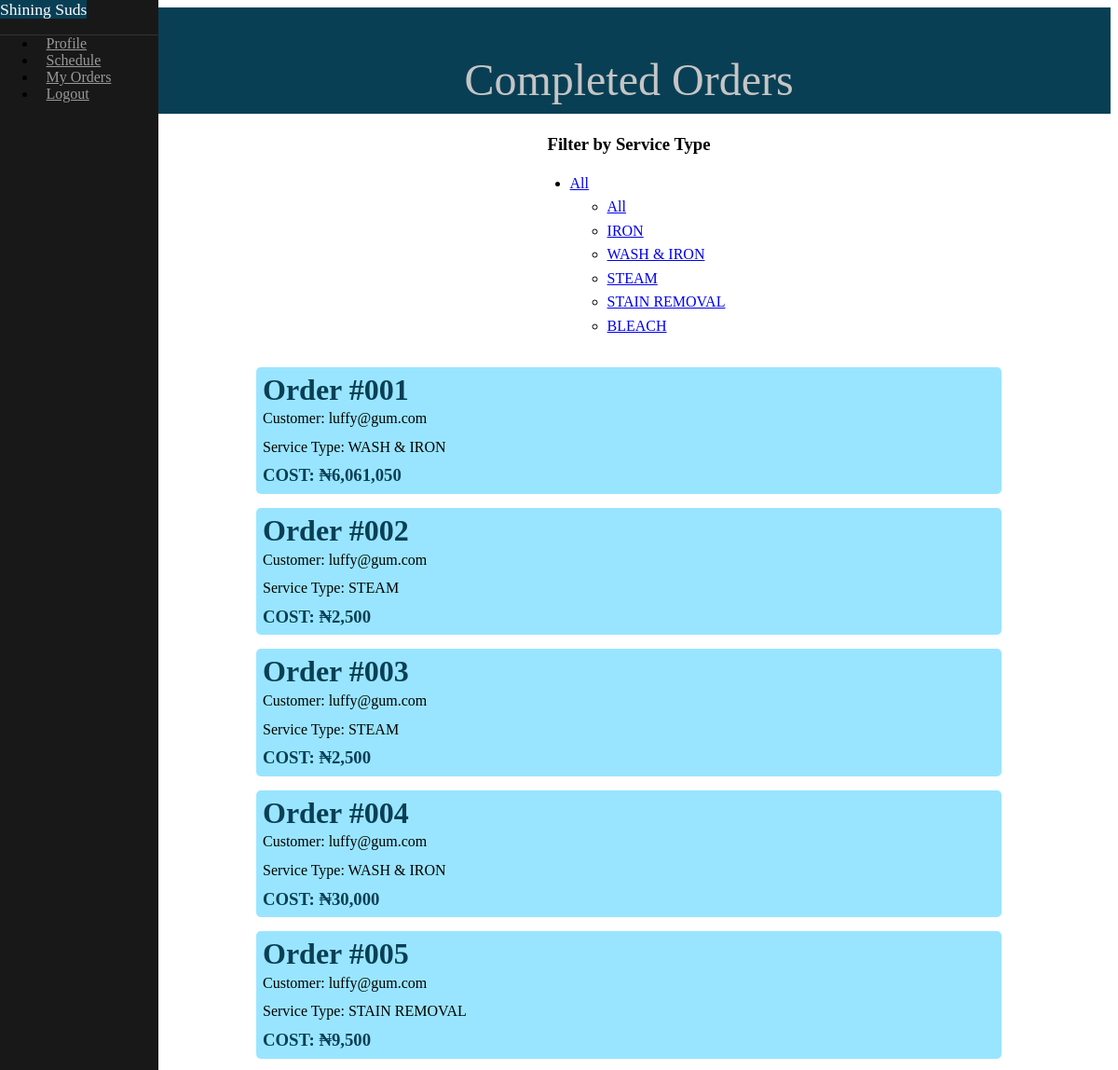
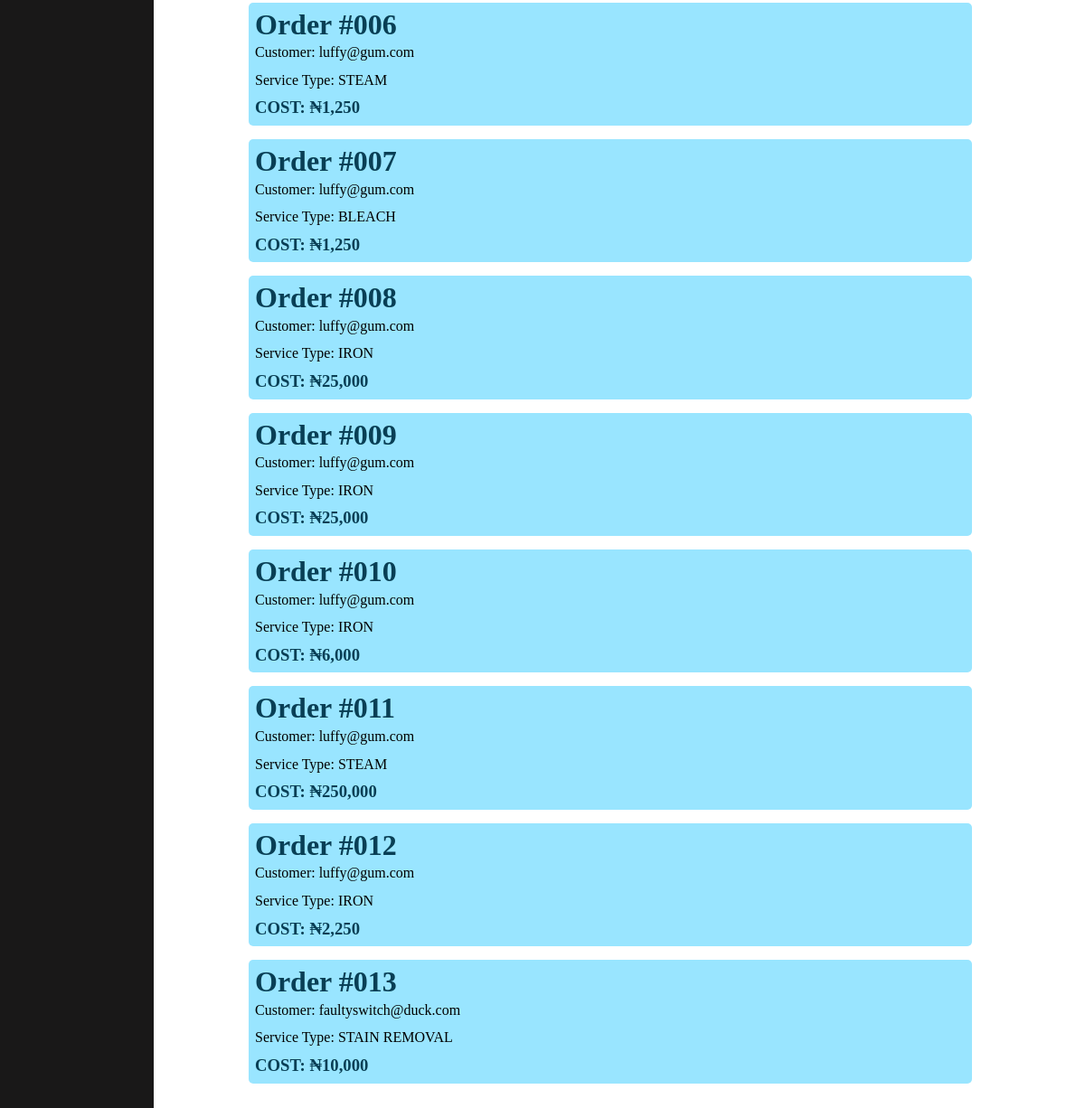
The app's page /admin/completed (signed in) with its own data (2 pictures, top to bottom).
### laundry/models.py (models this page shows, shortened)
class Order(db.Model):
    __tablename__ = 'orders'
    id = db.Column(db.Integer, primary_key=True, index=True)
    amount = db.Column(db.Integer, nullable=False)
    clothes_count = db.Column(db.Integer, nullable=False)
    status = db.Column(db.BOOLEAN, default=False)
    service_type = db.Column(db.String, default='WASH & IRON')
    message = db.Column(db.Integer, nullable=True)
    created = db.Column(db.DateTime, default=datetime.datetime.now())
    pickup_date = db.Column(db.DateTime, nullable=False)
    delivery_date = db.Column(db.DateTime, nullable=False)
    pickup_addr = db.Column(db.String, nullable=False)
    delivery_addr = db.Column(db.String, nullable=False)
    user_id = db.Column(db.Integer, db.ForeignKey('users.id', name='fk_user_id'))
    user = db.relationship("User", uselist=False, backref="orders")

class User(db.Model, UserMixin):
    __tablename__ = 'users'
    id = db.Column(db.Integer, primary_key=True, index=True)
    name = db.Column(db.String, nullable=False)
    email = db.Column(db.String, unique=True, index=True, nullable=False)
    hashed_password = db.Column(db.String, nullable=False)
    is_active = db.Column(db.Boolean(), default=True)
    is_superuser = db.Column(db.Boolean(), default=False)
    phone = db.Column(db.String())
    address = db.Column(db.String())
    @property
    def password(self) -> AttributeError:
        return {'lol': 'nice try'}
    def get(index: str | int) -> Query | None:
        return User.query.get(index) or User.query.filter_by(email=index).first()

### laundry/admin/views.py (the view)
@admin.route('/completed')
@login_required
def completed():
    orders = Order.query.filter_by(status=True).all()
    types = {order.service_type for order in orders}
    return render_template('admin/completed.html', User=User, orders=orders, types=types)

### laundry/models.py (called while the page is built)
@login_manager.user_loader
def load_user(id):
    return User.get(id)

### laundry/templates/admin/completed.html (shortened to what this page needs)
{% extends "shared/base.html" %}
{% block content %}
<div id="main">
    <div class="header">
        <h1>Completed Orders</h1>
    </div>
    <div class="content">
        <h3 class="center" style="margin-bottom: 0;">Filter by Service Type</h3>
        <div class="pure-menu pure-menu-horizontal filter">
            <ul class="pure-menu-list">
                <li class="pure-menu-item pure-menu-has-children pure-menu-allow-hover">
                    <a href="#" id="menuLink1" class="pure-menu-link">{{ service_type or 'All' }}</a>
                    <ul class="pure-menu-children">
                        <li class="pure-menu-item">
                            <a href="{{ url_for('.completed') }}" class="pure-menu-link">All</a>
                        </li>
                        {% for service_type in types %}
                        <li class="pure-menu-item">
                            <a href="{{ url_for('.completed_filt', service_type=service_type) }}" class="pure-menu-link">{{ service_type }}</a>
                        </li>
                        {% endfor %}
                    </ul>
                </li>
            </ul>
        </div>
        <div class="pure-g">
            {% for order in orders %}
            <div class="pure-u-1 order">
                <h1>Order #{{ '{:03d}'.format(order.id) }}</h1>
                <p>Customer: {{ User.get(order.user_id).email }}</p>
                <p>Service Type: {{ order.service_type }}</p>
                <h3>COST: {{ '₦{:,}'.format(order.amount) }}</h3>
            </div>
            {% endfor %}
        </div>
    </div>
</div>
{% endblock %}

### laundry/static/css/pure-custom.css (style rules this page uses)
body { color: #000000; }
.content { margin: 0 auto; padding: 0 2em; max-width: 800px; margin-bottom: 50px; line-height: 1.6em; }
.header { margin: 0; color: #333; text-align: center; padding: 2.5em 2em 0; border-bottom: 1px solid #eee; background-color: rgb(9, 63, 85); font-family: Georgia, 'Times New Roman', Times, serif; }
.header h1 { margin: 0.2em 0; font-size: 3em; font-weight: 300; color: #c5c5c5; }
@media (min-width: 48em) { .header, .content { padding-left: 2em; padding-right: 2em; } }

### laundry/static/css/my_custom.css (style rules this page uses)
.center { display: flex; align-items: center; justify-content: center; }
.filter { display: flex; justify-content: center; }
::placeholder { color: rgb(9, 63, 85); opacity: 0.7; }
.order { margin: 15px auto 10px auto; background-color: rgb(153, 229, 255); padding: 7px; border-radius: 5px; }
.order h1, .order h3, .order h4 { color: rgb(9, 63, 85); }
.order h1, .order p, .order h3, .order h4 { margin-bottom: 0; margin-top: 5px; }

### records on screen
Order: service_type "IRON", id "008", amount "₦25,000"
Order: service_type "WASH & IRON", id "001", amount "₦6,061,050"
Order: service_type "STEAM", id "002", amount "₦2,500"
Order: service_type "STAIN REMOVAL", id "005", amount "₦9,500"
Order: service_type "BLEACH", id "007", amount "₦1,250"
User: get "luffy@gum.com"
Order: id "003", service_type "STEAM", amount "₦2,500"
Order: id "004", service_type "WASH & IRON", amount "₦30,000"
Order: id "006", service_type "STEAM", amount "₦1,250"
Order: id "009", service_type "IRON", amount "₦25,000"
Order: id "010", service_type "IRON", amount "₦6,000"
Order: id "011", service_type "STEAM", amount "₦250,000"
Order: id "012", service_type "IRON", amount "₦2,250"
Order: id "013", service_type "STAIN REMOVAL", amount "₦10,000"
User: get "faultyswitch@duck.com"

### other values on screen
{{ service_type or 'All' }} "All"
